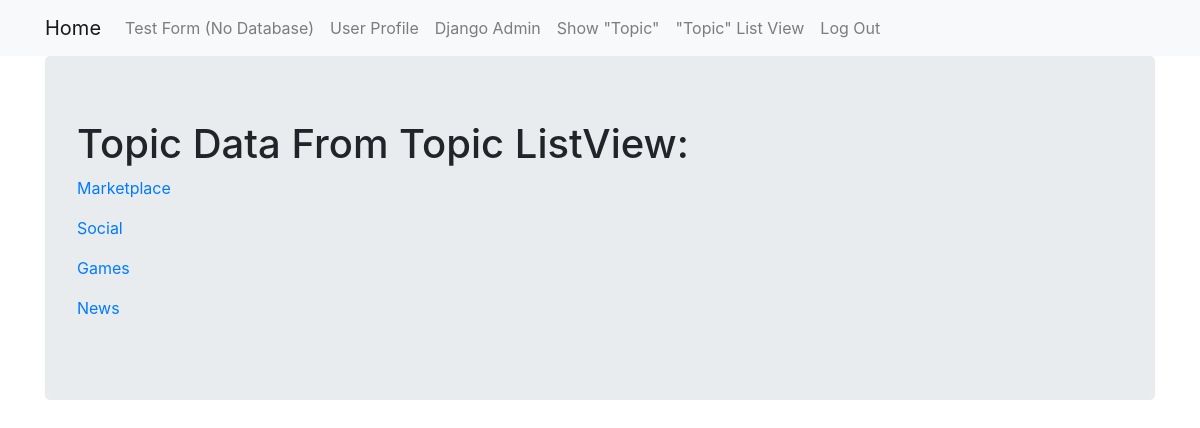
The app's page /forms_app/list (signed in) with its own data.
### forms_app/models.py (models this page shows, shortened)
class Topic(models.Model):
    top_name = models.CharField(max_length=264, unique=True)
    description = models.CharField(max_length=264, default='default description')

### forms_app/views.py (the view)
# urls.py: url(r'list', views.TopicListView.as_view(), name='list'),
class TopicListView(ListView):
    model = Topic
    context_object_name = 'topic'

### forms_app/templates/forms_app/topic_list.html
{% extends "forms_app/base.html" %}
{% load staticfiles %}
{% block body_block%}
  <div class="jumbotron">
    <h1>Topic Data From Topic ListView:</h1>
    {% if topic %}
    {% for what in topic %}
      <p><a href="{{ what.id }}"> {{what.top_name}} </a></p>
    {% endfor %}
    {% endif %}
  </div>
{% endblock %}

### records on screen
Topic: top_name "Marketplace"
Topic: top_name "Social"
Topic: top_name "Games"
Topic: top_name "News"
